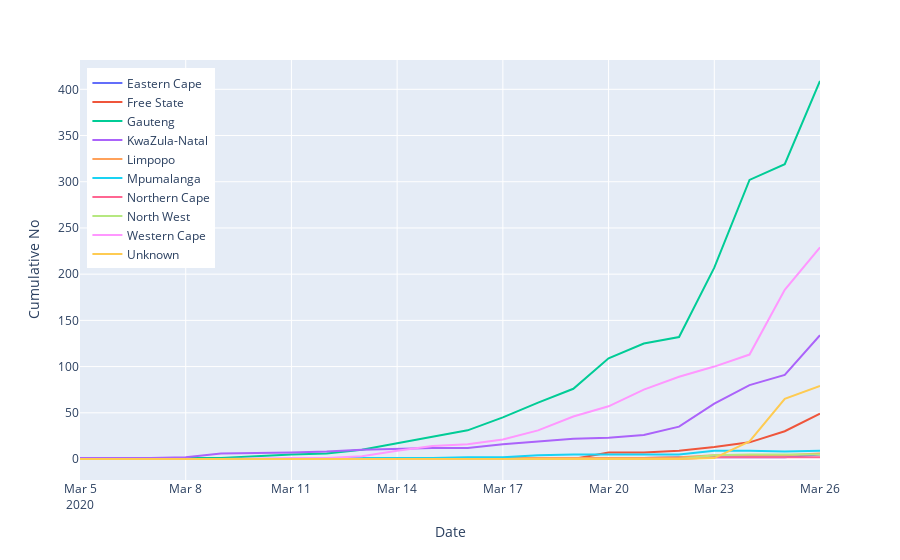

Notebook code for this chart:
### Code cell
fig_cum_prov_cases = px.line(prov_cumulative, x='date', y='cumulative_cases', color='province',
                         hover_data=['province'])

fig_cum_prov_cases.update_layout(
    title="",
    xaxis_title="Date",
    yaxis_title="Cumulative No",
    hovermode= 'x',
    legend=dict(x=0.01, y=.98),
    xaxis=dict(fixedrange=True),
    yaxis=dict(fixedrange=True),

)

for d in fig_cum_prov_cases.data:
    d.hoverinfo = 'all',
    d.hovertemplate = '%{customdata[0]}<br>%{y}'
    d.name = d.name[9:]
    
fig_cum_prov_cases.show(config = dict(displayModeBar=False))

### Figure 1 — Plotly figure (JSON) as saved in the notebook; plotly's stock layout.template omitted (floating-point values rounded to 4 significant figures)
{"data": [{"customdata": [["Eastern Cape"], ["Eastern Cape"], ["Eastern Cape"], ["Eastern Cape"], ["Eastern Cape"], ["Eastern Cape"], ["Eastern Cape"], ["Eastern Cape"], ["Eastern Cape"], ["Eastern Cape"], ["Eastern Cape"], ["Eastern Cape"], ["Eastern Cape"], ["Eastern Cape"], ["Eastern Cape"], ["Eastern Cape"], ["Eastern Cape"], ["Eastern Cape"], ["Eastern Cape"], ["Eastern Cape"]], "hoverinfo": ["all"], "hoverlabel": {"namelength": 0}, "hovertemplate": "%{customdata[0]}<br>%{y}", "legendgroup": "province=Eastern Cape", "line": {"color": "#636efa", "dash": "solid"}, "mode": "lines", "name": "Eastern Cape", "showlegend": true, "type": "scatter", "x": ["2020-03-05", "2020-03-07", "2020-03-08", "2020-03-09", "2020-03-11", "2020-03-12", "2020-03-13", "2020-03-14", "2020-03-15", "2020-03-16", "2020-03-17", "2020-03-18", "2020-03-19", "2020-03-20", "2020-03-21", "2020-03-22", "2020-03-23", "2020-03-24", "2020-03-25", "2020-03-26"], "xaxis": "x", "y": [0, 0, 0, 0, 0, 0, 0, 0, 0, 0, 0, 0, 0, 0, 1, 2, 2, 2, 2, 5], "yaxis": "y"}, {"customdata": [["Free State"], ["Free State"], ["Free State"], ["Free State"], ["Free State"], ["Free State"], ["Free State"], ["Free State"], ["Free State"], ["Free State"], ["Free State"], ["Free State"], ["Free State"], ["Free State"], ["Free State"], ["Free State"], ["Free State"], ["Free State"], ["Free State"], ["Free State"]], "hoverinfo": ["all"], "hoverlabel": {"namelength": 0}, "hovertemplate": "%{customdata[0]}<br>%{y}", "legendgroup": "province=Free State", "line": {"color": "#EF553B", "dash": "solid"}, "mode": "lines", "name": "Free State", "showlegend": true, "type": "scatter", "x": ["2020-03-05", "2020-03-07", "2020-03-08", "2020-03-09", "2020-03-11", "2020-03-12", "2020-03-13", "2020-03-14", "2020-03-15", "2020-03-16", "2020-03-17", "2020-03-18", "2020-03-19", "2020-03-20", "2020-03-21", "2020-03-22", "2020-03-23", "2020-03-24", "2020-03-25", "2020-03-26"], "xaxis": "x", "y": [0, 0, 0, 0, 0, 0, 0, 0, 0, 0, 0, 0, 0, 7, 7, 9, 13, 18, 30, 49], "yaxis": "y"}, {"customdata": [["Gauteng"], ["Gauteng"], ["Gauteng"], ["Gauteng"], ["Gauteng"], ["Gauteng"], ["Gauteng"], ["Gauteng"], ["Gauteng"], ["Gauteng"], ["Gauteng"], ["Gauteng"], ["Gauteng"], ["Gauteng"], ["Gauteng"], ["Gauteng"], ["Gauteng"], ["Gauteng"], ["Gauteng"], ["Gauteng"]], "hoverinfo": ["all"], "hoverlabel": {"namelength": 0}, "hovertemplate": "%{customdata[0]}<br>%{y}", "legendgroup": "province=Gauteng", "line": {"color": "#00cc96", "dash": "solid"}, "mode": "lines", "name": "Gauteng", "showlegend": true, "type": "scatter", "x": ["2020-03-05", "2020-03-07", "2020-03-08", "2020-03-09", "2020-03-11", "2020-03-12", "2020-03-13", "2020-03-14", "2020-03-15", "2020-03-16", "2020-03-17", "2020-03-18", "2020-03-19", "2020-03-20", "2020-03-21", "2020-03-22", "2020-03-23", "2020-03-24", "2020-03-25", "2020-03-26"], "xaxis": "x", "y": [0, 1, 1, 1, 5, 6, 10, 17, 24, 31, 45, 61, 76, 109, 125, 132, 207, 302, 319, 409], "yaxis": "y"}, {"customdata": [["KwaZula-Natal"], ["KwaZula-Natal"], ["KwaZula-Natal"], ["KwaZula-Natal"], ["KwaZula-Natal"], ["KwaZula-Natal"], ["KwaZula-Natal"], ["KwaZula-Natal"], ["KwaZula-Natal"], ["KwaZula-Natal"], ["KwaZula-Natal"], ["KwaZula-Natal"], ["KwaZula-Natal"], ["KwaZula-Natal"], ["KwaZula-Natal"], ["KwaZula-Natal"], ["KwaZula-Natal"], ["KwaZula-Natal"], ["KwaZula-Natal"], ["KwaZula-Natal"]], "hoverinfo": ["all"], "hoverlabel": {"namelength": 0}, "hovertemplate": "%{customdata[0]}<br>%{y}", "legendgroup": "province=KwaZula-Natal", "line": {"color": "#ab63fa", "dash": "solid"}, "mode": "lines", "name": "KwaZula-Natal", "showlegend": true, "type": "scatter", "x": ["2020-03-05", "2020-03-07", "2020-03-08", "2020-03-09", "2020-03-11", "2020-03-12", "2020-03-13", "2020-03-14", "2020-03-15", "2020-03-16", "2020-03-17", "2020-03-18", "2020-03-19", "2020-03-20", "2020-03-21", "2020-03-22", "2020-03-23", "2020-03-24", "2020-03-25", "2020-03-26"], "xaxis": "x", "y": [1, 1, 2, 6, 7, 8, 10, 11, 12, 12, 16, 19, 22, 23, 26, 35, 60, 80, 91, 134], "yaxis": "y"}, {"customdata": [["Limpopo"], ["Limpopo"], ["Limpopo"], ["Limpopo"], ["Limpopo"], ["Limpopo"], ["Limpopo"], ["Limpopo"], ["Limpopo"], ["Limpopo"], ["Limpopo"], ["Limpopo"], ["Limpopo"], ["Limpopo"], ["Limpopo"], ["Limpopo"], ["Limpopo"], ["Limpopo"], ["Limpopo"], ["Limpopo"]], "hoverinfo": ["all"], "hoverlabel": {"namelength": 0}, "hovertemplate": "%{customdata[0]}<br>%{y}", "legendgroup": "province=Limpopo", "line": {"color": "#FFA15A", "dash": "solid"}, "mode": "lines", "name": "Limpopo", "showlegend": true, "type": "scatter", "x": ["2020-03-05", "2020-03-07", "2020-03-08", "2020-03-09", "2020-03-11", "2020-03-12", "2020-03-13", "2020-03-14", "2020-03-15", "2020-03-16", "2020-03-17", "2020-03-18", "2020-03-19", "2020-03-20", "2020-03-21", "2020-03-22", "2020-03-23", "2020-03-24", "2020-03-25", "2020-03-26"], "xaxis": "x", "y": [0, 0, 0, 0, 0, 0, 0, 0, 0, 1, 1, 1, 1, 1, 1, 2, 4, 4, 4, 6], "yaxis": "y"}, {"customdata": [["Mpumalanga"], ["Mpumalanga"], ["Mpumalanga"], ["Mpumalanga"], ["Mpumalanga"], ["Mpumalanga"], ["Mpumalanga"], ["Mpumalanga"], ["Mpumalanga"], ["Mpumalanga"], ["Mpumalanga"], ["Mpumalanga"], ["Mpumalanga"], ["Mpumalanga"], ["Mpumalanga"], ["Mpumalanga"], ["Mpumalanga"], ["Mpumalanga"], ["Mpumalanga"], ["Mpumalanga"]], "hoverinfo": ["all"], "hoverlabel": {"namelength": 0}, "hovertemplate": "%{customdata[0]}<br>%{y}", "legendgroup": "province=Mpumalanga", "line": {"color": "#19d3f3", "dash": "solid"}, "mode": "lines", "name": "Mpumalanga", "showlegend": true, "type": "scatter", "x": ["2020-03-05", "2020-03-07", "2020-03-08", "2020-03-09", "2020-03-11", "2020-03-12", "2020-03-13", "2020-03-14", "2020-03-15", "2020-03-16", "2020-03-17", "2020-03-18", "2020-03-19", "2020-03-20", "2020-03-21", "2020-03-22", "2020-03-23", "2020-03-24", "2020-03-25", "2020-03-26"], "xaxis": "x", "y": [0, 0, 0, 0, 0, 1, 1, 1, 1, 2, 2, 4, 5, 5, 5, 5, 9, 9, 8, 9], "yaxis": "y"}, {"customdata": [["Northern Cape"], ["Northern Cape"], ["Northern Cape"], ["Northern Cape"], ["Northern Cape"], ["Northern Cape"], ["Northern Cape"], ["Northern Cape"], ["Northern Cape"], ["Northern Cape"], ["Northern Cape"], ["Northern Cape"], ["Northern Cape"], ["Northern Cape"], ["Northern Cape"], ["Northern Cape"], ["Northern Cape"], ["Northern Cape"], ["Northern Cape"], ["Northern Cape"]], "hoverinfo": ["all"], "hoverlabel": {"namelength": 0}, "hovertemplate": "%{customdata[0]}<br>%{y}", "legendgroup": "province=Northern Cape", "line": {"color": "#FF6692", "dash": "solid"}, "mode": "lines", "name": "Northern Cape", "showlegend": true, "type": "scatter", "x": ["2020-03-05", "2020-03-07", "2020-03-08", "2020-03-09", "2020-03-11", "2020-03-12", "2020-03-13", "2020-03-14", "2020-03-15", "2020-03-16", "2020-03-17", "2020-03-18", "2020-03-19", "2020-03-20", "2020-03-21", "2020-03-22", "2020-03-23", "2020-03-24", "2020-03-25", "2020-03-26"], "xaxis": "x", "y": [0, 0, 0, 0, 0, 0, 0, 0, 0, 0, 0, 0, 0, 0, 0, 0, 2, 2, 2, 2], "yaxis": "y"}, {"customdata": [["North West"], ["North West"], ["North West"], ["North West"], ["North West"], ["North West"], ["North West"], ["North West"], ["North West"], ["North West"], ["North West"], ["North West"], ["North West"], ["North West"], ["North West"], ["North West"], ["North West"], ["North West"], ["North West"], ["North West"]], "hoverinfo": ["all"], "hoverlabel": {"namelength": 0}, "hovertemplate": "%{customdata[0]}<br>%{y}", "legendgroup": "province=North West", "line": {"color": "#B6E880", "dash": "solid"}, "mode": "lines", "name": "North West", "showlegend": true, "type": "scatter", "x": ["2020-03-05", "2020-03-07", "2020-03-08", "2020-03-09", "2020-03-11", "2020-03-12", "2020-03-13", "2020-03-14", "2020-03-15", "2020-03-16", "2020-03-17", "2020-03-18", "2020-03-19", "2020-03-20", "2020-03-21", "2020-03-22", "2020-03-23", "2020-03-24", "2020-03-25", "2020-03-26"], "xaxis": "x", "y": [0, 0, 0, 0, 0, 0, 0, 0, 0, 0, 0, 0, 0, 0, 0, 0, 4, 5, 5, 5], "yaxis": "y"}, {"customdata": [["Western Cape"], ["Western Cape"], ["Western Cape"], ["Western Cape"], ["Western Cape"], ["Western Cape"], ["Western Cape"], ["Western Cape"], ["Western Cape"], ["Western Cape"], ["Western Cape"], ["Western Cape"], ["Western Cape"], ["Western Cape"], ["Western Cape"], ["Western Cape"], ["Western Cape"], ["Western Cape"], ["Western Cape"], ["Western Cape"]], "hoverinfo": ["all"], "hoverlabel": {"namelength": 0}, "hovertemplate": "%{customdata[0]}<br>%{y}", "legendgroup": "province=Western Cape", "line": {"color": "#FF97FF", "dash": "solid"}, "mode": "lines", "name": "Western Cape", "showlegend": true, "type": "scatter", "x": ["2020-03-05", "2020-03-07", "2020-03-08", "2020-03-09", "2020-03-11", "2020-03-12", "2020-03-13", "2020-03-14", "2020-03-15", "2020-03-16", "2020-03-17", "2020-03-18", "2020-03-19", "2020-03-20", "2020-03-21", "2020-03-22", "2020-03-23", "2020-03-24", "2020-03-25", "2020-03-26"], "xaxis": "x", "y": [0, 0, 0, 0, 1, 1, 3, 9, 14, 16, 21, 31, 46, 57, 75, 89, 100, 113, 183, 229], "yaxis": "y"}, {"customdata": [["Unknown"], ["Unknown"], ["Unknown"], ["Unknown"], ["Unknown"], ["Unknown"], ["Unknown"], ["Unknown"], ["Unknown"], ["Unknown"], ["Unknown"], ["Unknown"], ["Unknown"], ["Unknown"], ["Unknown"], ["Unknown"], ["Unknown"], ["Unknown"], ["Unknown"], ["Unknown"]], "hoverinfo": ["all"], "hoverlabel": {"namelength": 0}, "hovertemplate": "%{customdata[0]}<br>%{y}", "legendgroup": "province=Unknown", "line": {"color": "#FECB52", "dash": "solid"}, "mode": "lines", "name": "Unknown", "showlegend": true, "type": "scatter", "x": ["2020-03-05", "2020-03-07", "2020-03-08", "2020-03-09", "2020-03-11", "2020-03-12", "2020-03-13", "2020-03-14", "2020-03-15", "2020-03-16", "2020-03-17", "2020-03-18", "2020-03-19", "2020-03-20", "2020-03-21", "2020-03-22", "2020-03-23", "2020-03-24", "2020-03-25", "2020-03-26"], "xaxis": "x", "y": [0, 0, 0, 0, 0, 0, 0, 0, 0, 0, 0, 0, 0, 0, 0, 0, 1, 19, 65, 79], "yaxis": "y"}], "layout": {"hovermode": "x", "legend": {"tracegroupgap": 0, "x": 0.01, "y": 0.98}, "margin": {"t": 60}, "title": {"text": ""}, "xaxis": {"anchor": "y", "domain": [0, 1], "fixedrange": true, "title": {"text": "Date"}}, "yaxis": {"anchor": "x", "domain": [0, 1], "fixedrange": true, "title": {"text": "Cumulative No"}}}}
